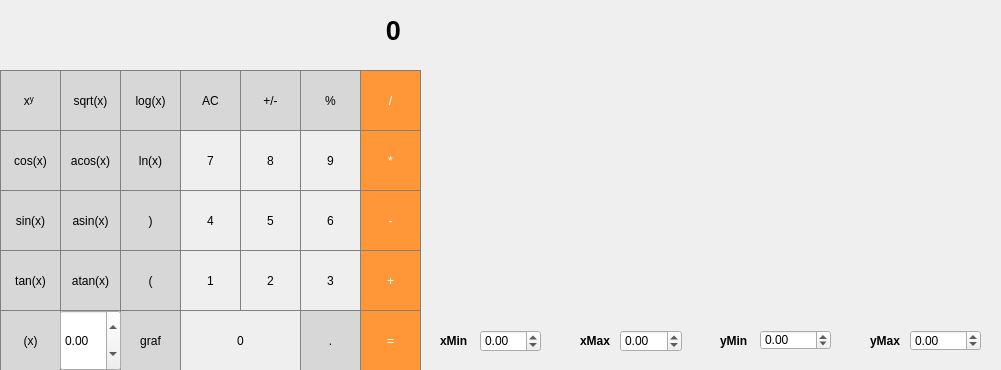
<?xml version="1.0" encoding="UTF-8"?>
<ui version="4.0">
 <class>MainWindow</class>
 <widget class="QMainWindow" name="MainWindow">
  <property name="geometry">
   <rect>
    <x>0</x>
    <y>0</y>
    <width>1001</width>
    <height>370</height>
   </rect>
  </property>
  <property name="windowTitle">
   <string>MainWindow</string>
  </property>
  <property name="styleSheet">
   <string notr="true">QLabel{
color: white;
font: bold;
border-bottom: 1px solid gray;
text-align:center;
}</string>
  </property>
  <widget class="QWidget" name="centralwidget">
   <widget class="QPushButton" name="back_space">
    <property name="geometry">
     <rect>
      <x>180</x>
      <y>70</y>
      <width>61</width>
      <height>61</height>
     </rect>
    </property>
    <property name="styleSheet">
     <string notr="true">QPushButton {
	background-color: rgb(215, 215, 215);
	border: 1px solid gray;
}
QPushButton:pressed {
	background-color: qlineargradient(x1: 0, y1: 0, x2: 0, y2: 1,
								   stop: 0 #BEBEBE, stop: 1 #D7D7D7);
}
</string>
    </property>
    <property name="text">
     <string>AC</string>
    </property>
   </widget>
   <widget class="QPushButton" name="pushButton_plus_minus">
    <property name="geometry">
     <rect>
      <x>240</x>
      <y>70</y>
      <width>61</width>
      <height>61</height>
     </rect>
    </property>
    <property name="styleSheet">
     <string notr="true">QPushButton {
	background-color: rgb(215, 215, 215);
	border: 1px solid gray;
}
QPushButton:pressed {
	background-color: qlineargradient(x1: 0, y1: 0, x2: 0, y2: 1,
								   stop: 0 #BEBEBE, stop: 1 #D7D7D7);
}
</string>
    </property>
    <property name="text">
     <string>+/-</string>
    </property>
   </widget>
   <widget class="QPushButton" name="pushButton_mod">
    <property name="geometry">
     <rect>
      <x>300</x>
      <y>70</y>
      <width>61</width>
      <height>61</height>
     </rect>
    </property>
    <property name="styleSheet">
     <string notr="true">QPushButton {
	background-color: rgb(215, 215, 215);
	border: 1px solid gray;
}
QPushButton:pressed {
	background-color: qlineargradient(x1: 0, y1: 0, x2: 0, y2: 1,
								   stop: 0 #BEBEBE, stop: 1 #D7D7D7);
}
</string>
    </property>
    <property name="text">
     <string>%</string>
    </property>
   </widget>
   <widget class="QPushButton" name="pushButton_div">
    <property name="geometry">
     <rect>
      <x>360</x>
      <y>70</y>
      <width>61</width>
      <height>61</height>
     </rect>
    </property>
    <property name="styleSheet">
     <string notr="true">QPushButton {
	background-color: rgb(255, 151, 57);
	color: white;
	border: 1px solid gray;
}
QPushButton:pressed {
	background-color: qlineargradient(x1: 0, y1: 0, x2: 0, y2: 1,
								   stop: 0 #FF7832, stop: 1 #FF9739);
}
</string>
    </property>
    <property name="text">
     <string>/</string>
    </property>
   </widget>
   <widget class="QPushButton" name="pushButton_6">
    <property name="geometry">
     <rect>
      <x>300</x>
      <y>190</y>
      <width>61</width>
      <height>61</height>
     </rect>
    </property>
    <property name="styleSheet">
     <string notr="true">QPushButton {
	border: 1px solid gray;
}
QPushButton:pressed {
	background-color: qlineargradient(x1: 0, y1: 0, x2: 0, y2: 1,
								   stop: 0 #dadbde, stop: 1 #f6f7fa);
}
</string>
    </property>
    <property name="text">
     <string>6</string>
    </property>
   </widget>
   <widget class="QPushButton" name="pushButton_minus">
    <property name="geometry">
     <rect>
      <x>360</x>
      <y>190</y>
      <width>61</width>
      <height>61</height>
     </rect>
    </property>
    <property name="styleSheet">
     <string notr="true">QPushButton {
	background-color: rgb(255, 151, 57);
	color: white;
	border: 1px solid gray;
}
QPushButton:pressed {
	background-color: qlineargradient(x1: 0, y1: 0, x2: 0, y2: 1,
								   stop: 0 #FF7832, stop: 1 #FF9739);
}
</string>
    </property>
    <property name="text">
     <string>-</string>
    </property>
   </widget>
   <widget class="QPushButton" name="pushButton_4">
    <property name="geometry">
     <rect>
      <x>180</x>
      <y>190</y>
      <width>61</width>
      <height>61</height>
     </rect>
    </property>
    <property name="styleSheet">
     <string notr="true">QPushButton {
	border: 1px solid gray;
}
QPushButton:pressed {
	background-color: qlineargradient(x1: 0, y1: 0, x2: 0, y2: 1,
								   stop: 0 #dadbde, stop: 1 #f6f7fa);
}
</string>
    </property>
    <property name="text">
     <string>4</string>
    </property>
   </widget>
   <widget class="QPushButton" name="pushButton_5">
    <property name="geometry">
     <rect>
      <x>240</x>
      <y>190</y>
      <width>61</width>
      <height>61</height>
     </rect>
    </property>
    <property name="styleSheet">
     <string notr="true">QPushButton {
	border: 1px solid gray;
}
QPushButton:pressed {
	background-color: qlineargradient(x1: 0, y1: 0, x2: 0, y2: 1,
								   stop: 0 #dadbde, stop: 1 #f6f7fa);
}
</string>
    </property>
    <property name="text">
     <string>5</string>
    </property>
   </widget>
   <widget class="QPushButton" name="pushButton_3">
    <property name="geometry">
     <rect>
      <x>300</x>
      <y>250</y>
      <width>61</width>
      <height>61</height>
     </rect>
    </property>
    <property name="styleSheet">
     <string notr="true">QPushButton {
	border: 1px solid gray;
}
QPushButton:pressed {
	background-color: qlineargradient(x1: 0, y1: 0, x2: 0, y2: 1,
								   stop: 0 #dadbde, stop: 1 #f6f7fa);
}
</string>
    </property>
    <property name="text">
     <string>3</string>
    </property>
   </widget>
   <widget class="QPushButton" name="pushButton_plus">
    <property name="geometry">
     <rect>
      <x>360</x>
      <y>250</y>
      <width>61</width>
      <height>61</height>
     </rect>
    </property>
    <property name="styleSheet">
     <string notr="true">QPushButton {
	background-color: rgb(255, 151, 57);
	color: white;
	border: 1px solid gray;
}
QPushButton:pressed {
	background-color: qlineargradient(x1: 0, y1: 0, x2: 0, y2: 1,
								   stop: 0 #FF7832, stop: 1 #FF9739);
}
</string>
    </property>
    <property name="text">
     <string>+</string>
    </property>
   </widget>
   <widget class="QPushButton" name="pushButton_1">
    <property name="geometry">
     <rect>
      <x>180</x>
      <y>250</y>
      <width>61</width>
      <height>61</height>
     </rect>
    </property>
    <property name="styleSheet">
     <string notr="true">QPushButton {
	border: 1px solid gray;
}
QPushButton:pressed {
	background-color: qlineargradient(x1: 0, y1: 0, x2: 0, y2: 1,
								   stop: 0 #dadbde, stop: 1 #f6f7fa);
}
</string>
    </property>
    <property name="text">
     <string>1</string>
    </property>
   </widget>
   <widget class="QPushButton" name="pushButton_2">
    <property name="geometry">
     <rect>
      <x>240</x>
      <y>250</y>
      <width>61</width>
      <height>61</height>
     </rect>
    </property>
    <property name="styleSheet">
     <string notr="true">QPushButton {
	border: 1px solid gray;
}
QPushButton:pressed {
	background-color: qlineargradient(x1: 0, y1: 0, x2: 0, y2: 1,
								   stop: 0 #dadbde, stop: 1 #f6f7fa);
}
</string>
    </property>
    <property name="text">
     <string>2</string>
    </property>
   </widget>
   <widget class="QPushButton" name="pushButton_mul">
    <property name="geometry">
     <rect>
      <x>360</x>
      <y>130</y>
      <width>61</width>
      <height>61</height>
     </rect>
    </property>
    <property name="styleSheet">
     <string notr="true">QPushButton {
	background-color: rgb(255, 151, 57);
	color: white;
	border: 1px solid gray;
}
QPushButton:pressed {
	background-color: qlineargradient(x1: 0, y1: 0, x2: 0, y2: 1,
								   stop: 0 #FF7832, stop: 1 #FF9739);
}
</string>
    </property>
    <property name="text">
     <string>*</string>
    </property>
   </widget>
   <widget class="QPushButton" name="pushButton_8">
    <property name="geometry">
     <rect>
      <x>240</x>
      <y>130</y>
      <width>61</width>
      <height>61</height>
     </rect>
    </property>
    <property name="styleSheet">
     <string notr="true">QPushButton {
	border: 1px solid gray;
}
QPushButton:pressed {
	background-color: qlineargradient(x1: 0, y1: 0, x2: 0, y2: 1,
								   stop: 0 #dadbde, stop: 1 #f6f7fa);
}
</string>
    </property>
    <property name="text">
     <string>8</string>
    </property>
   </widget>
   <widget class="QPushButton" name="pushButton_9">
    <property name="geometry">
     <rect>
      <x>300</x>
      <y>130</y>
      <width>61</width>
      <height>61</height>
     </rect>
    </property>
    <property name="styleSheet">
     <string notr="true">QPushButton {
	border: 1px solid gray;
}
QPushButton:pressed {
	background-color: qlineargradient(x1: 0, y1: 0, x2: 0, y2: 1,
								   stop: 0 #dadbde, stop: 1 #f6f7fa);
}
</string>
    </property>
    <property name="text">
     <string>9</string>
    </property>
   </widget>
   <widget class="QPushButton" name="pushButton_7">
    <property name="geometry">
     <rect>
      <x>180</x>
      <y>130</y>
      <width>61</width>
      <height>61</height>
     </rect>
    </property>
    <property name="styleSheet">
     <string notr="true">QPushButton {
	border: 1px solid gray;
}
QPushButton:pressed {
	background-color: qlineargradient(x1: 0, y1: 0, x2: 0, y2: 1,
								   stop: 0 #dadbde, stop: 1 #f6f7fa);
}
</string>
    </property>
    <property name="text">
     <string>7</string>
    </property>
   </widget>
   <widget class="QLabel" name="result_show">
    <property name="geometry">
     <rect>
      <x>0</x>
      <y>0</y>
      <width>401</width>
      <height>61</height>
     </rect>
    </property>
    <property name="font">
     <font>
      <pointsize>20</pointsize>
      <italic>false</italic>
      <bold>true</bold>
     </font>
    </property>
    <property name="styleSheet">
     <string notr="true">QLabel {
	color: black;
}</string>
    </property>
    <property name="text">
     <string>0</string>
    </property>
    <property name="alignment">
     <set>Qt::AlignRight|Qt::AlignTrailing|Qt::AlignVCenter</set>
    </property>
   </widget>
   <widget class="QPushButton" name="brackets1">
    <property name="geometry">
     <rect>
      <x>120</x>
      <y>250</y>
      <width>61</width>
      <height>61</height>
     </rect>
    </property>
    <property name="styleSheet">
     <string notr="true">QPushButton {
	background-color: rgb(215, 215, 215);
	border: 1px solid gray;
}
QPushButton:pressed {
	background-color: qlineargradient(x1: 0, y1: 0, x2: 0, y2: 1,
								   stop: 0 #BEBEBE, stop: 1 #D7D7D7);
}
</string>
    </property>
    <property name="text">
     <string>(</string>
    </property>
   </widget>
   <widget class="QPushButton" name="power">
    <property name="geometry">
     <rect>
      <x>0</x>
      <y>70</y>
      <width>61</width>
      <height>61</height>
     </rect>
    </property>
    <property name="styleSheet">
     <string notr="true">QPushButton {
	background-color: rgb(215, 215, 215);
	border: 1px solid gray;
}
QPushButton:pressed {
	background-color: qlineargradient(x1: 0, y1: 0, x2: 0, y2: 1,
								   stop: 0 #BEBEBE, stop: 1 #D7D7D7);
}
</string>
    </property>
    <property name="text">
     <string>xʸ </string>
    </property>
   </widget>
   <widget class="QPushButton" name="brackets2">
    <property name="geometry">
     <rect>
      <x>120</x>
      <y>190</y>
      <width>61</width>
      <height>61</height>
     </rect>
    </property>
    <property name="styleSheet">
     <string notr="true">QPushButton {
	background-color: rgb(215, 215, 215);
	border: 1px solid gray;
}
QPushButton:pressed {
	background-color: qlineargradient(x1: 0, y1: 0, x2: 0, y2: 1,
								   stop: 0 #BEBEBE, stop: 1 #D7D7D7);
}
</string>
    </property>
    <property name="text">
     <string>)</string>
    </property>
   </widget>
   <widget class="QPushButton" name="acos">
    <property name="geometry">
     <rect>
      <x>60</x>
      <y>130</y>
      <width>61</width>
      <height>61</height>
     </rect>
    </property>
    <property name="styleSheet">
     <string notr="true">QPushButton {
	background-color: rgb(215, 215, 215);
	border: 1px solid gray;
}
QPushButton:pressed {
	background-color: qlineargradient(x1: 0, y1: 0, x2: 0, y2: 1,
								   stop: 0 #BEBEBE, stop: 1 #D7D7D7);
}
</string>
    </property>
    <property name="text">
     <string>acos(x)</string>
    </property>
   </widget>
   <widget class="QPushButton" name="asin">
    <property name="geometry">
     <rect>
      <x>60</x>
      <y>190</y>
      <width>61</width>
      <height>61</height>
     </rect>
    </property>
    <property name="styleSheet">
     <string notr="true">QPushButton {
	background-color: rgb(215, 215, 215);
	border: 1px solid gray;
}
QPushButton:pressed {
	background-color: qlineargradient(x1: 0, y1: 0, x2: 0, y2: 1,
								   stop: 0 #BEBEBE, stop: 1 #D7D7D7);
}
</string>
    </property>
    <property name="text">
     <string>asin(x)</string>
    </property>
   </widget>
   <widget class="QPushButton" name="sin">
    <property name="geometry">
     <rect>
      <x>0</x>
      <y>190</y>
      <width>61</width>
      <height>61</height>
     </rect>
    </property>
    <property name="styleSheet">
     <string notr="true">QPushButton {
	background-color: rgb(215, 215, 215);
	border: 1px solid gray;
}
QPushButton:pressed {
	background-color: qlineargradient(x1: 0, y1: 0, x2: 0, y2: 1,
								   stop: 0 #BEBEBE, stop: 1 #D7D7D7);
}
</string>
    </property>
    <property name="text">
     <string>sin(x)</string>
    </property>
   </widget>
   <widget class="QPushButton" name="tan">
    <property name="geometry">
     <rect>
      <x>0</x>
      <y>250</y>
      <width>61</width>
      <height>61</height>
     </rect>
    </property>
    <property name="styleSheet">
     <string notr="true">QPushButton {
	background-color: rgb(215, 215, 215);
	border: 1px solid gray;
}
QPushButton:pressed {
	background-color: qlineargradient(x1: 0, y1: 0, x2: 0, y2: 1,
								   stop: 0 #BEBEBE, stop: 1 #D7D7D7);
}
</string>
    </property>
    <property name="text">
     <string>tan(x)</string>
    </property>
   </widget>
   <widget class="QPushButton" name="atan">
    <property name="geometry">
     <rect>
      <x>60</x>
      <y>250</y>
      <width>61</width>
      <height>61</height>
     </rect>
    </property>
    <property name="styleSheet">
     <string notr="true">QPushButton {
	background-color: rgb(215, 215, 215);
	border: 1px solid gray;
}
QPushButton:pressed {
	background-color: qlineargradient(x1: 0, y1: 0, x2: 0, y2: 1,
								   stop: 0 #BEBEBE, stop: 1 #D7D7D7);
}
</string>
    </property>
    <property name="text">
     <string>atan(x)</string>
    </property>
   </widget>
   <widget class="QPushButton" name="sqrt">
    <property name="geometry">
     <rect>
      <x>60</x>
      <y>70</y>
      <width>61</width>
      <height>61</height>
     </rect>
    </property>
    <property name="styleSheet">
     <string notr="true">QPushButton {
	background-color: rgb(215, 215, 215);
	border: 1px solid gray;
}
QPushButton:pressed {
	background-color: qlineargradient(x1: 0, y1: 0, x2: 0, y2: 1,
								   stop: 0 #BEBEBE, stop: 1 #D7D7D7);
}
</string>
    </property>
    <property name="text">
     <string>sqrt(x)</string>
    </property>
   </widget>
   <widget class="QPushButton" name="ln">
    <property name="geometry">
     <rect>
      <x>120</x>
      <y>130</y>
      <width>61</width>
      <height>61</height>
     </rect>
    </property>
    <property name="styleSheet">
     <string notr="true">QPushButton {
	background-color: rgb(215, 215, 215);
	border: 1px solid gray;
}
QPushButton:pressed {
	background-color: qlineargradient(x1: 0, y1: 0, x2: 0, y2: 1,
								   stop: 0 #BEBEBE, stop: 1 #D7D7D7);
}
</string>
    </property>
    <property name="text">
     <string>ln(x)</string>
    </property>
   </widget>
   <widget class="QPushButton" name="log">
    <property name="geometry">
     <rect>
      <x>120</x>
      <y>70</y>
      <width>61</width>
      <height>61</height>
     </rect>
    </property>
    <property name="styleSheet">
     <string notr="true">QPushButton {
	background-color: rgb(215, 215, 215);
	border: 1px solid gray;
}
QPushButton:pressed {
	background-color: qlineargradient(x1: 0, y1: 0, x2: 0, y2: 1,
								   stop: 0 #BEBEBE, stop: 1 #D7D7D7);
}
</string>
    </property>
    <property name="text">
     <string>log(x)</string>
    </property>
   </widget>
   <widget class="QPushButton" name="cos">
    <property name="geometry">
     <rect>
      <x>0</x>
      <y>130</y>
      <width>61</width>
      <height>61</height>
     </rect>
    </property>
    <property name="styleSheet">
     <string notr="true">QPushButton {
	background-color: rgb(215, 215, 215);
	border: 1px solid gray;
}
QPushButton:pressed {
	background-color: qlineargradient(x1: 0, y1: 0, x2: 0, y2: 1,
								   stop: 0 #BEBEBE, stop: 1 #D7D7D7);
}
</string>
    </property>
    <property name="text">
     <string>cos(x)</string>
    </property>
   </widget>
   <widget class="QPushButton" name="pushButton_equal">
    <property name="geometry">
     <rect>
      <x>360</x>
      <y>310</y>
      <width>61</width>
      <height>61</height>
     </rect>
    </property>
    <property name="styleSheet">
     <string notr="true">QPushButton {
	background-color: rgb(255, 151, 57);
	color: white;
	border: 1px solid gray;
}
QPushButton:pressed {
	background-color: qlineargradient(x1: 0, y1: 0, x2: 0, y2: 1,
								   stop: 0 #FF7832, stop: 1 #FF9739);
}
</string>
    </property>
    <property name="text">
     <string>=</string>
    </property>
   </widget>
   <widget class="QPushButton" name="pushButton_dot">
    <property name="geometry">
     <rect>
      <x>300</x>
      <y>310</y>
      <width>61</width>
      <height>61</height>
     </rect>
    </property>
    <property name="styleSheet">
     <string notr="true">QPushButton {
	background-color: rgb(215, 215, 215);
	border: 1px solid gray;
}
QPushButton:pressed {
	background-color: qlineargradient(x1: 0, y1: 0, x2: 0, y2: 1,
								   stop: 0 #BEBEBE, stop: 1 #D7D7D7);
}
</string>
    </property>
    <property name="text">
     <string>.</string>
    </property>
   </widget>
   <widget class="QPushButton" name="pushButton_0">
    <property name="geometry">
     <rect>
      <x>180</x>
      <y>310</y>
      <width>121</width>
      <height>61</height>
     </rect>
    </property>
    <property name="styleSheet">
     <string notr="true">QPushButton {
	border: 1px solid gray;
}
QPushButton:pressed {
	background-color: qlineargradient(x1: 0, y1: 0, x2: 0, y2: 1,
								   stop: 0 #dadbde, stop: 1 #f6f7fa);
}
</string>
    </property>
    <property name="text">
     <string>0</string>
    </property>
   </widget>
   <widget class="QPushButton" name="outputGraph">
    <property name="geometry">
     <rect>
      <x>120</x>
      <y>310</y>
      <width>61</width>
      <height>61</height>
     </rect>
    </property>
    <property name="styleSheet">
     <string notr="true">QPushButton {
	background-color: rgb(215, 215, 215);
	border: 1px solid gray;
}
QPushButton:pressed {
	background-color: qlineargradient(x1: 0, y1: 0, x2: 0, y2: 1,
								   stop: 0 #BEBEBE, stop: 1 #D7D7D7);
}
</string>
    </property>
    <property name="text">
     <string>graf</string>
    </property>
   </widget>
   <widget class="QPushButton" name="value_x">
    <property name="geometry">
     <rect>
      <x>0</x>
      <y>310</y>
      <width>61</width>
      <height>61</height>
     </rect>
    </property>
    <property name="styleSheet">
     <string notr="true">QPushButton {
	background-color: rgb(215, 215, 215);
	border: 1px solid gray;
}
QPushButton:pressed {
	background-color: qlineargradient(x1: 0, y1: 0, x2: 0, y2: 1,
								   stop: 0 #BEBEBE, stop: 1 #D7D7D7);
}
</string>
    </property>
    <property name="text">
     <string>(x)</string>
    </property>
   </widget>
   <widget class="QDoubleSpinBox" name="xMin">
    <property name="geometry">
     <rect>
      <x>480</x>
      <y>330</y>
      <width>61</width>
      <height>22</height>
     </rect>
    </property>
    <property name="minimum">
     <double>-1000000.000000000000000</double>
    </property>
    <property name="maximum">
     <double>1000000.000000000000000</double>
    </property>
   </widget>
   <widget class="QDoubleSpinBox" name="yMax">
    <property name="geometry">
     <rect>
      <x>910</x>
      <y>330</y>
      <width>71</width>
      <height>21</height>
     </rect>
    </property>
    <property name="minimum">
     <double>-1000000.000000000000000</double>
    </property>
   </widget>
   <widget class="QDoubleSpinBox" name="xMax">
    <property name="geometry">
     <rect>
      <x>620</x>
      <y>330</y>
      <width>62</width>
      <height>22</height>
     </rect>
    </property>
    <property name="minimum">
     <double>-1000000.000000000000000</double>
    </property>
   </widget>
   <widget class="QDoubleSpinBox" name="yMin">
    <property name="enabled">
     <bool>true</bool>
    </property>
    <property name="geometry">
     <rect>
      <x>760</x>
      <y>330</y>
      <width>71</width>
      <height>20</height>
     </rect>
    </property>
    <property name="minimum">
     <double>-1000000.000000000000000</double>
    </property>
   </widget>
   <widget class="QDoubleSpinBox" name="xSpinBox">
    <property name="geometry">
     <rect>
      <x>60</x>
      <y>310</y>
      <width>61</width>
      <height>61</height>
     </rect>
    </property>
    <property name="minimum">
     <double>-1000000.000000000000000</double>
    </property>
    <property name="maximum">
     <double>1000000.000000000000000</double>
    </property>
   </widget>
   <widget class="QLabel" name="label">
    <property name="geometry">
     <rect>
      <x>440</x>
      <y>330</y>
      <width>58</width>
      <height>21</height>
     </rect>
    </property>
    <property name="styleSheet">
     <string notr="true">QLabel {
	color: black;
}</string>
    </property>
    <property name="text">
     <string>xMin</string>
    </property>
   </widget>
   <widget class="QLabel" name="label_2">
    <property name="geometry">
     <rect>
      <x>580</x>
      <y>330</y>
      <width>58</width>
      <height>21</height>
     </rect>
    </property>
    <property name="styleSheet">
     <string notr="true">QLabel {
	color: black;
}</string>
    </property>
    <property name="text">
     <string>xMax</string>
    </property>
   </widget>
   <widget class="QLabel" name="label_3">
    <property name="geometry">
     <rect>
      <x>720</x>
      <y>330</y>
      <width>58</width>
      <height>21</height>
     </rect>
    </property>
    <property name="styleSheet">
     <string notr="true">QLabel {
	color: black;
}</string>
    </property>
    <property name="text">
     <string>yMin</string>
    </property>
   </widget>
   <widget class="QLabel" name="label_4">
    <property name="geometry">
     <rect>
      <x>870</x>
      <y>330</y>
      <width>58</width>
      <height>21</height>
     </rect>
    </property>
    <property name="styleSheet">
     <string notr="true">QLabel {
	color: black;
}</string>
    </property>
    <property name="text">
     <string>yMax</string>
    </property>
   </widget>
   <widget class="QLabel" name="drawing_field">
    <property name="geometry">
     <rect>
      <x>440</x>
      <y>70</y>
      <width>541</width>
      <height>241</height>
     </rect>
    </property>
    <property name="styleSheet">
     <string notr="true"/>
    </property>
    <property name="text">
     <string/>
    </property>
   </widget>
  </widget>
 </widget>
 <resources/>
 <connections/>
</ui>
